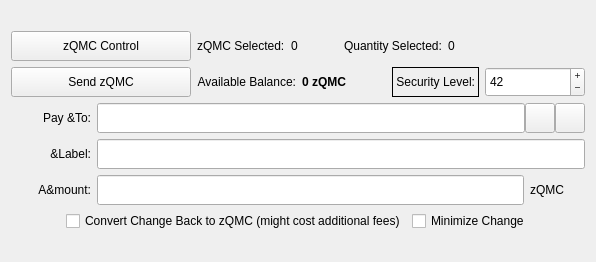
            <widget class="QWidget" name="wid1" native="true">
             <layout class="QVBoxLayout" name="verticalLayout_3">
              <item>
               <spacer name="verticalSpacer_5">
                <property name="orientation">
                 <enum>Qt::Vertical</enum>
                </property>
                <property name="sizeType">
                 <enum>QSizePolicy::Fixed</enum>
                </property>
                <property name="sizeHint" stdset="0">
                 <size>
                  <width>20</width>
                  <height>20</height>
                 </size>
                </property>
               </spacer>
              </item>
              <item>
               <layout class="QHBoxLayout" name="horizontalLayout_24">
                <property name="leftMargin">
                 <number>0</number>
                </property>
                <property name="bottomMargin">
                 <number>0</number>
                </property>
                <item>
                 <widget class="QPushButton" name="pushButtonZQMCControl">
                  <property name="minimumSize">
                   <size>
                    <width>180</width>
                    <height>30</height>
                   </size>
                  </property>
                  <property name="maximumSize">
                   <size>
                    <width>180</width>
                    <height>30</height>
                   </size>
                  </property>
                  <property name="text">
                   <string>zQMC Control</string>
                  </property>
                 </widget>
                </item>
                <item>
                 <widget class="QLabel" name="labelzQMCSelected">
                  <property name="text">
                   <string>zQMC Selected:</string>
                  </property>
                 </widget>
                </item>
                <item>
                 <widget class="QLabel" name="labelzQMCSelected_int">
                  <property name="text">
                   <string>0</string>
                  </property>
                 </widget>
                </item>
                <item>
                 <spacer name="horizontalSpacer_17">
                  <property name="orientation">
                   <enum>Qt::Horizontal</enum>
                  </property>
                  <property name="sizeType">
                   <enum>QSizePolicy::Fixed</enum>
                  </property>
                  <property name="sizeHint" stdset="0">
                   <size>
                    <width>40</width>
                    <height>20</height>
                   </size>
                  </property>
                 </spacer>
                </item>
                <item>
                 <widget class="QLabel" name="labelQuantitySelected">
                  <property name="text">
                   <string>Quantity Selected:</string>
                  </property>
                 </widget>
                </item>
                <item>
                 <widget class="QLabel" name="labelQuantitySelected_int">
                  <property name="text">
                   <string>0</string>
                  </property>
                 </widget>
                </item>
                <item>
                 <spacer name="horizontalSpacer_19">
                  <property name="orientation">
                   <enum>Qt::Horizontal</enum>
                  </property>
                  <property name="sizeHint" stdset="0">
                   <size>
                    <width>40</width>
                    <height>20</height>
                   </size>
                  </property>
                 </spacer>
                </item>
               </layout>
              </item>
              <item>
               <layout class="QHBoxLayout" name="horizontalLayout_6">
                <item>
                 <widget class="QPushButton" name="pushButtonSpendzQMC">
                  <property name="minimumSize">
                   <size>
                    <width>180</width>
                    <height>30</height>
                   </size>
                  </property>
                  <property name="maximumSize">
                   <size>
                    <width>180</width>
                    <height>30</height>
                   </size>
                  </property>
                  <property name="toolTip">
                   <string>Send zQMC. Without 'Pay To:' address creates payments to yourself.</string>
                  </property>
                  <property name="text">
                   <string>Send zQMC</string>
                  </property>
                 </widget>
                </item>
                <item>
                 <widget class="QLabel" name="labelzQMCBalanceText">
                  <property name="toolTip">
                   <string>Available (mature and spendable) zQMC for spending</string>
                  </property>
                  <property name="text">
                   <string>Available Balance:</string>
                  </property>
                  <property name="alignment">
                   <set>Qt::AlignRight|Qt::AlignTrailing|Qt::AlignVCenter</set>
                  </property>
                 </widget>
                </item>
                <item>
                 <widget class="QLabel" name="labelzAvailableAmount_2">
                  <property name="font">
                   <font>
                    <weight>75</weight>
                    <bold>true</bold>
                   </font>
                  </property>
                  <property name="toolTip">
                   <string>Available (mature and spendable) zQMC for spending

zQMC are mature when they have more than 20 confirmations AND more than 1 mints of the same denomination after them were minted</string>
                  </property>
                  <property name="text">
                   <string>0 zQMC</string>
                  </property>
                  <property name="alignment">
                   <set>Qt::AlignLeading|Qt::AlignLeft|Qt::AlignVCenter</set>
                  </property>
                 </widget>
                </item>
                <item>
                 <spacer name="horizontalSpacer_4">
                  <property name="orientation">
                   <enum>Qt::Horizontal</enum>
                  </property>
                  <property name="sizeHint" stdset="0">
                   <size>
                    <width>40</width>
                    <height>20</height>
                   </size>
                  </property>
                 </spacer>
                </item>
                <item>
                 <widget class="QLabel" name="labelSecurityLevel">
                  <property name="toolTip">
                   <string>Security Level for Zerocoin (zQMC) Transactions. More is better, but needs more time and resources.</string>
                  </property>
                  <property name="frameShape">
                   <enum>QFrame::Box</enum>
                  </property>
                  <property name="text">
                   <string>Security Level:</string>
                  </property>
                  <property name="alignment">
                   <set>Qt::AlignRight|Qt::AlignTrailing|Qt::AlignVCenter</set>
                  </property>
                 </widget>
                </item>
                <item>
                 <layout class="QHBoxLayout" name="securityLevelLayout">
                  <item>
                   <widget class="QSpinBox" name="securityLevel">
                    <property name="sizePolicy">
                     <sizepolicy hsizetype="Fixed" vsizetype="Fixed">
                      <horstretch>0</horstretch>
                      <verstretch>0</verstretch>
                     </sizepolicy>
                    </property>
                    <property name="minimumSize">
                     <size>
                      <width>100</width>
                      <height>30</height>
                     </size>
                    </property>
                    <property name="maximumSize">
                     <size>
                      <width>100</width>
                      <height>30</height>
                     </size>
                    </property>
                    <property name="toolTip">
                     <string>Security Level 1 - 100 (default: 42)</string>
                    </property>
                    <property name="buttonSymbols">
                     <enum>QAbstractSpinBox::PlusMinus</enum>
                    </property>
                    <property name="accelerated">
                     <bool>true</bool>
                    </property>
                    <property name="correctionMode">
                     <enum>QAbstractSpinBox::CorrectToNearestValue</enum>
                    </property>
                    <property name="minimum">
                     <number>1</number>
                    </property>
                    <property name="maximum">
                     <number>100</number>
                    </property>
                    <property name="value">
                     <number>42</number>
                    </property>
                   </widget>
                  </item>
                 </layout>
                </item>
               </layout>
              </item>
              <item>
               <layout class="QHBoxLayout" name="horizontalLayout_7">
                <item>
                 <widget class="QLabel" name="payToLabel">
                  <property name="minimumSize">
                   <size>
                    <width>80</width>
                    <height>0</height>
                   </size>
                  </property>
                  <property name="text">
                   <string>Pay &amp;To:</string>
                  </property>
                  <property name="alignment">
                   <set>Qt::AlignRight|Qt::AlignTrailing|Qt::AlignVCenter</set>
                  </property>
                 </widget>
                </item>
                <item>
                 <layout class="QHBoxLayout" name="payToLayout">
                  <property name="spacing">
                   <number>0</number>
                  </property>
                  <item>
                   <widget class="QValidatedLineEdit" name="payTo">
                    <property name="enabled">
                     <bool>true</bool>
                    </property>
                    <property name="minimumSize">
                     <size>
                      <width>0</width>
                      <height>30</height>
                     </size>
                    </property>
                    <property name="maximumSize">
                     <size>
                      <width>16777215</width>
                      <height>30</height>
                     </size>
                    </property>
                    <property name="toolTip">
                     <string>The QMC address to send the payment to. Creates local payment to yourself when empty.</string>
                    </property>
                   </widget>
                  </item>
                  <item>
                   <widget class="QToolButton" name="addressBookButton">
                    <property name="minimumSize">
                     <size>
                      <width>30</width>
                      <height>30</height>
                     </size>
                    </property>
                    <property name="maximumSize">
                     <size>
                      <width>30</width>
                      <height>30</height>
                     </size>
                    </property>
                    <property name="toolTip">
                     <string>Choose previously used address</string>
                    </property>
                    <property name="text">
                     <string/>
                    </property>
                    <property name="icon">
                     <iconset resource="../qmc.qrc">
                      <normaloff>:/icons/address-book</normaloff>:/icons/address-book</iconset>
                    </property>
                    <property name="shortcut">
                     <string>Alt+A</string>
                    </property>
                   </widget>
                  </item>
                  <item>
                   <widget class="QToolButton" name="pasteButton">
                    <property name="minimumSize">
                     <size>
                      <width>30</width>
                      <height>30</height>
                     </size>
                    </property>
                    <property name="maximumSize">
                     <size>
                      <width>30</width>
                      <height>30</height>
                     </size>
                    </property>
                    <property name="toolTip">
                     <string>Paste address from clipboard</string>
                    </property>
                    <property name="text">
                     <string/>
                    </property>
                    <property name="icon">
                     <iconset resource="../qmc.qrc">
                      <normaloff>:/icons/editpaste</normaloff>:/icons/editpaste</iconset>
                    </property>
                    <property name="shortcut">
                     <string>Alt+P</string>
                    </property>
                   </widget>
                  </item>
                 </layout>
                </item>
               </layout>
              </item>
              <item>
               <layout class="QHBoxLayout" name="horizontalLayout_8">
                <item>
                 <widget class="QLabel" name="labelLabel">
                  <property name="minimumSize">
                   <size>
                    <width>80</width>
                    <height>0</height>
                   </size>
                  </property>
                  <property name="text">
                   <string>&amp;Label:</string>
                  </property>
                  <property name="alignment">
                   <set>Qt::AlignRight|Qt::AlignTrailing|Qt::AlignVCenter</set>
                  </property>
                 </widget>
                </item>
                <item>
                 <widget class="QLineEdit" name="addAsLabel">
                  <property name="minimumSize">
                   <size>
                    <width>0</width>
                    <height>30</height>
                   </size>
                  </property>
                  <property name="toolTip">
                   <string>Enter a label for this address to add it to the list of used addresses</string>
                  </property>
                 </widget>
                </item>
               </layout>
              </item>
              <item>
               <layout class="QHBoxLayout" name="horizontalLayout_9">
                <item>
                 <widget class="QLabel" name="amountLabel">
                  <property name="minimumSize">
                   <size>
                    <width>80</width>
                    <height>0</height>
                   </size>
                  </property>
                  <property name="text">
                   <string>A&amp;mount:</string>
                  </property>
                  <property name="alignment">
                   <set>Qt::AlignRight|Qt::AlignTrailing|Qt::AlignVCenter</set>
                  </property>
                 </widget>
                </item>
                <item>
                 <widget class="QLineEdit" name="zQMCpayAmount">
                  <property name="minimumSize">
                   <size>
                    <width>0</width>
                    <height>30</height>
                   </size>
                  </property>
                 </widget>
                </item>
                <item>
                 <widget class="QLabel" name="labelzQMC">
                  <property name="minimumSize">
                   <size>
                    <width>55</width>
                    <height>0</height>
                   </size>
                  </property>
                  <property name="text">
                   <string>zQMC</string>
                  </property>
                 </widget>
                </item>
               </layout>
              </item>
              <item>
               <layout class="QHBoxLayout" name="horizontalLayout_10">
                <item>
                 <spacer name="horizontalSpacer_5">
                  <property name="orientation">
                   <enum>Qt::Horizontal</enum>
                  </property>
                  <property name="sizeHint" stdset="0">
                   <size>
                    <width>40</width>
                    <height>20</height>
                   </size>
                  </property>
                 </spacer>
                </item>
                <item>
                 <widget class="QCheckBox" name="checkBoxMintChange">
                  <property name="sizePolicy">
                   <sizepolicy hsizetype="MinimumExpanding" vsizetype="Fixed">
                    <horstretch>0</horstretch>
                    <verstretch>0</verstretch>
                   </sizepolicy>
                  </property>
                  <property name="layoutDirection">
                   <enum>Qt::LeftToRight</enum>
                  </property>
                  <property name="text">
                   <string>Convert Change Back to zQMC (might cost additional fees)</string>
                  </property>
                 </widget>
                </item>
                <item>
                 <widget class="QCheckBox" name="checkBoxMinimizeChange">
                  <property name="toolTip">
                   <string>If checked, the wallet tries to minimize the returning change instead of minimizing the number of spent denominations.</string>
                  </property>
                  <property name="text">
                   <string>Minimize Change</string>
                  </property>
                 </widget>
                </item>
                <item>
                 <spacer name="horizontalSpacer_6">
                  <property name="orientation">
                   <enum>Qt::Horizontal</enum>
                  </property>
                  <property name="sizeHint" stdset="0">
                   <size>
                    <width>40</width>
                    <height>20</height>
                   </size>
                  </property>
                 </spacer>
                </item>
               </layout>
              </item>
              <item>
               <spacer name="verticalSpacer_8">
                <property name="orientation">
                 <enum>Qt::Vertical</enum>
                </property>
                <property name="sizeType">
                 <enum>QSizePolicy::Fixed</enum>
                </property>
                <property name="sizeHint" stdset="0">
                 <size>
                  <width>20</width>
                  <height>20</height>
                 </size>
                </property>
               </spacer>
              </item>
             </layout>
            </widget>
